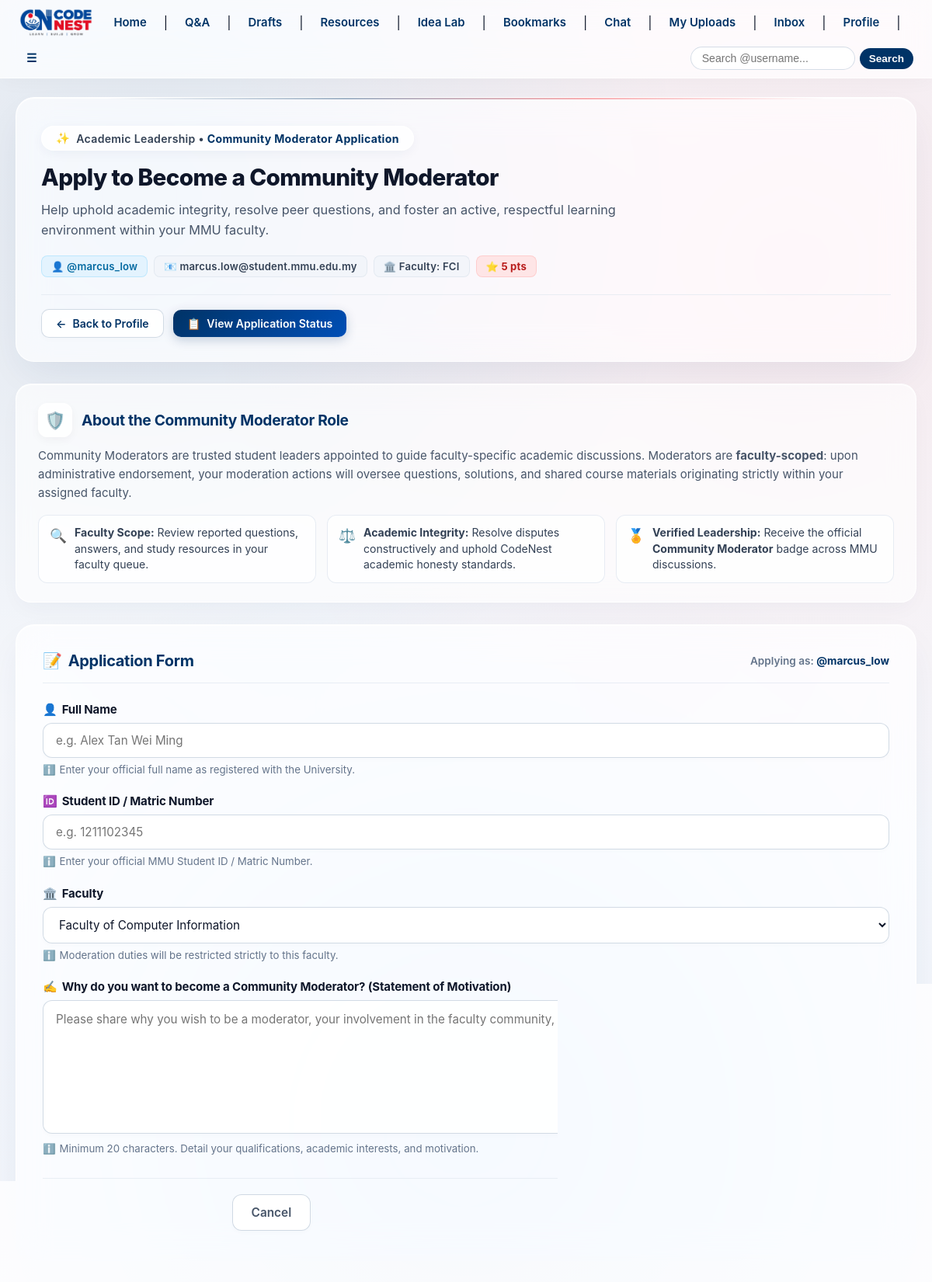
/moderator/apply (signed in), run on the app's committed database.
### models.py (models this page shows, shortened)
class User(UserMixin, db.Model):
    __tablename__ = 'users'
    __table_args__ = (
        db.CheckConstraint(f"faculty IN {tuple(FACULTY_CODES)}", name='ck_user_faculty_valid'),
    )
    id = db.Column(db.Integer, primary_key=True)
    username = db.Column(db.String(50), unique=True, nullable=False)
    email = db.Column(db.String(120), unique=True, nullable=False)
    password_hash = db.Column(db.String(256), nullable=False)
    role = db.Column(db.String(30), nullable=False, default='Student')
    faculty = db.Column(db.String(10), nullable=False, default=FACULTY_CODES[0])
    verification_code = db.Column(db.String(6), nullable=True)
    is_verified = db.Column(db.Boolean, default=False)
    is_banned = db.Column(db.Boolean, default=False, nullable=False)
    suspended_until = db.Column(db.DateTime, nullable=True)
    suspension_reason = db.Column(db.String(255), nullable=True)
    verification_code_created_at = db.Column(db.DateTime, nullable=True)
    verification_attempts = db.Column(db.Integer, default=0, nullable=False)
    verification_resend_available_at = db.Column(db.DateTime, nullable=True)
    failed_login_attempts = db.Column(db.Integer, default=0, nullable=False)
    locked_until = db.Column(db.DateTime, nullable=True)
    reset_code = db.Column(db.String(6), nullable=True)
    reset_code_created_at = db.Column(db.DateTime, nullable=True)
    reset_attempts = db.Column(db.Integer, default=0, nullable=False)
    reset_resend_available_at = db.Column(db.DateTime, nullable=True)
    bio = db.Column(db.String(500), nullable=True)
    profile_pic = db.Column(db.String(255), nullable=True)
    contact_email = db.Column(db.String(120), nullable=True)
    github_url = db.Column(db.String(200), nullable=True)
    linkedin_url = db.Column(db.String(200), nullable=True)
    website_url = db.Column(db.String(200), nullable=True)
    require_follow_approval = db.Column(db.Boolean, default=False, nullable=False)
    contact_email_privacy = db.Column(db.String(20), default='private', nullable=False)  # 'all', 'followers', 'private'
    social_links_privacy = db.Column(db.String(20), default='all', nullable=False)      # 'all', 'followers', 'private'
    created_at = db.Column(db.DateTime, default=lambda: datetime.now(timezone.utc))
    def is_student(self):
        return bool(self.role and self.role.strip().lower() == 'student')
    def is_professor(self):
        return bool(self.role and self.role.strip().lower() == 'professor')
    @property
    def reputation_points(self):
        return sum(ans.total_points for ans in self.answers)
    @property
    def has_pending_moderator_application(self):
        return any(app.status == 'pending' for app in self.moderator_applications)
    def is_suspended(self):
        return False
    def get_suspension_status(self):
        if self.is_suspended():
            return True, self.suspended_until, self.suspension_reason
        return False, None, None
    @property
    def unread_warnings_count(self):
        return sum(1 for w in self.warnings_received if not w.is_read)
    @property
    def unread_notifications_count(self):
        return Notification.query.filter_by(user_id=self.id, is_read=False).count()
    @property
    def total_unread_chats_count(self):
        return ChatMessage.query.filter_by(recipient_id=self.id, is_read=False).count()

### app.py (the view, shortened to what this page needs)
@app.route('/moderator/apply', methods=['GET', 'POST'])
@login_required
def moderator_apply():
    if not current_user.is_student():
        flash('Only students can apply to become a Community Moderator.', 'warning')
        return redirect(url_for('dashboard'))
    if current_user.has_pending_moderator_application:
        flash('You already have a pending moderator application. Please wait for an administrator to review it.', 'info')
        return redirect(url_for('moderator_status'))
    form = ModeratorApplicationForm()
    if request.method == 'GET':
        form.faculty.data = current_user.faculty
    return render_template('moderator_apply.html', form=form)

### forms.py
class ModeratorApplicationForm(FlaskForm):
    full_name = StringField('Full Name', validators=[
        DataRequired(message='Full name is required.'),
        Length(min=2, max=100, message='Full name must be between 2 and 100 characters.')
    ])
    matric_number = StringField('Student ID / Matric Number', validators=[
        DataRequired(message='Student ID / Matric number is required.'),
        Length(min=5, max=30, message='Student ID must be between 5 and 30 characters.')
    ])
    faculty = SelectField('Faculty', choices=FACULTIES, validators=[DataRequired()])
    reason = TextAreaField('Why do you want to become a Community Moderator? (Statement of Motivation)', validators=[
        DataRequired(message='Please explain why you want to become a moderator.'),
        Length(min=20, max=2000, message='Your statement must be between 20 and 2000 characters.'),
        NoProfanity()
    ])
    submit = SubmitField('Submit Application')

### app.py (called while the page is built, shortened)
@login_manager.user_loader
def load_user(user_id):
    return db.session.get(User, int(user_id))

@app.context_processor
def inject_global_vars():
    return {
        'app_name': 'CodeNest',
        'current_year': datetime.now(timezone.utc).year
    }

@app.context_processor
def inject_global_vars():
    return dict(app_name="Codenest")

@app.before_request
def check_account_restrictions():
    if current_user.is_authenticated:
        try:
            db.session.refresh(current_user)
        except Exception:
            pass
        is_restricted = False
        message = ""
        if current_user.is_banned:
            is_restricted = True
            message = "This account has been permanently banned from CodeNest."
        else:
            is_susp, susp_date, susp_reason = current_user.get_suspension_status()
            if is_susp:
                is_restricted = True
                date_str = susp_date.strftime('%Y-%m-%d %H:%M UTC') if hasattr(susp_date, 'strftime') else str(susp_date)
                reason_str = f" Reason: {susp_reason}" if susp_reason else ""
                message = f"Your account is temporarily suspended until {date_str}.{reason_str}"

### models.py (called while the page is built)
    @property
    def professor_marks(self):
        return [m for m in self.best_marks if m.user and m.user.is_professor()]

    @property
    def student_marks(self):
        return [m for m in self.best_marks if m.user and not m.user.is_professor()]

    @property
    def professor_marks_count(self):
        return len(self.professor_marks)

### templates/moderator_apply.html (shortened to what this page needs)
{% extends "base.html" %}
{% block content %}
<div class="glass-hero-mod">
    <div>
        <div class="glass-badge">
            <span class="badge-sparkle">✨</span>
            <span>Academic Leadership &bull; <span class="badge-highlight">Community Moderator Application</span></span>
        </div>
    </div>
    <h1 class="hero-title">Apply to Become a Community Moderator</h1>
    <p class="hero-subtitle">
        Help uphold academic integrity, resolve peer questions, and foster an active, respectful learning environment within your MMU faculty.
    </p>
    <div class="user-chip-bar">
        <span class="user-chip chip-role">👤 @{{ current_user.username }}</span>
        <span class="user-chip chip-faculty">📧 {{ current_user.email }}</span>
        <span class="user-chip chip-faculty">🏛️ Faculty: {{ current_user.faculty or 'MMU' }}</span>
        <span class="user-chip chip-pts">⭐ {{ current_user.reputation_points }} pts</span>
    </div>
    <div class="top-actions-bar">
        <a href="{{ url_for('public_profile', username=current_user.username) }}" class="btn-glass-nav outline">
            <span>&larr;</span>
            <span>Back to Profile</span>
        </a>
        <a href="{{ url_for('moderator_status') }}" class="btn-glass-nav solid">
            <span>📋</span>
            <span>View Application Status</span>
        </a>
    </div>
</div>
<div class="role-info-card">
    <div class="role-info-header">
        <div class="role-icon-orb">🛡️</div>
        <h2 class="role-info-title">About the Community Moderator Role</h2>
    </div>
    <p class="role-info-text">
        Community Moderators are trusted student leaders appointed to guide faculty-specific academic discussions.
        Moderators are <strong>faculty-scoped</strong>: upon administrative endorsement, your moderation actions will oversee questions, solutions, and shared course materials originating strictly within your assigned faculty.
    </p>
    <div class="role-perks-grid">
        <div class="role-perk-item">
            <span class="role-perk-icon">🔍</span>
            <span><strong>Faculty Scope:</strong> Review reported questions, answers, and study resources in your faculty queue.</span>
        </div>
        <div class="role-perk-item">
            <span class="role-perk-icon">⚖️</span>
            <span><strong>Academic Integrity:</strong> Resolve disputes constructively and uphold CodeNest academic honesty standards.</span>
        </div>
        <div class="role-perk-item">
            <span class="role-perk-icon">🏅</span>
            <span><strong>Verified Leadership:</strong> Receive the official <strong>Community Moderator</strong> badge across MMU discussions.</span>
        </div>
    </div>
</div>
<div class="glass-form-card">
    <div class="form-header-bar">
        <h2 class="form-header-title">
            <span>📝</span>
            <span>Application Form</span>
        </h2>
        <span style="font-size: 0.85rem; color: #64748b; font-weight: 600;">
            Applying as: <strong style="color: #003366;">@{{ current_user.username }}</strong>
        </span>
    </div>
    <form method="POST" action="{{ url_for('moderator_apply') }}">
        <div class="form-group">
            <label class="form-label" for="full_name">
                <span>👤</span>
                <span>Full Name</span>
            </label>
            {{ form.full_name(class="glass-input", placeholder="e.g. Alex Tan Wei Ming", id="full_name") }}
            <div class="form-hint">
                <span>ℹ️</span>
                <span>Enter your official full name as registered with the University.</span>
            </div>
        </div>
        <div class="form-group">
            <label class="form-label" for="matric_number">
                <span>🆔</span>
                <span>Student ID / Matric Number</span>
            </label>
            {{ form.matric_number(class="glass-input", placeholder="e.g. 1211102345", id="matric_number") }}
            <div class="form-hint">
                <span>ℹ️</span>
                <span>Enter your official MMU Student ID / Matric Number.</span>
            </div>
        </div>
        <div class="form-group">
            <label class="form-label" for="faculty">
                <span>🏛️</span>
                <span>Faculty</span>
            </label>
            {{ form.faculty(class="glass-select", id="faculty") }}
            <div class="form-hint">
                <span>ℹ️</span>
                <span>Moderation duties will be restricted strictly to this faculty.</span>
            </div>
        </div>
        <div class="form-group">
            <label class="form-label" for="reason">
                <span>✍️</span>
                <span>Why do you want to become a Community Moderator? (Statement of Motivation)</span>
            </label>
            {{ form.reason(class="glass-textarea", rows="6", placeholder="Please share why you wish to be a moderator, your involvement in the faculty community, and any relevant experience...", id="reason") }}
            <div class="form-hint">
                <span>ℹ️</span>
                <span>Minimum 20 characters. Detail your qualifications, academic interests, and motivation.</span>
            </div>
        </div>
        <div class="btn-form-group">
            <button type="submit" name="submit" value="Submit Application" class="btn-modern-primary">
                <span>🚀</span>
                <span>Submit Application</span>
            </button>
            <a href="{{ url_for('public_profile', username=current_user.username) }}" class="btn-modern-secondary">
                <span>Cancel</span>
            </a>
        </div>
    </form>
</div>
{% endblock %}

### templates/base.html (style rules this page uses)
* { box-sizing: border-box; }
body { font-family: -apple-system, BlinkMacSystemFont, "Segoe UI", Roboto, "Helvetica Neue", Arial, sans-serif; margin: 0; padding: 0; color: #0f172a; background: radial-gradient(circle at 15% 15%, rgba(0, 51, 102, 0.09) 0%, transparent 40%), radial-gradient(circle at 85% 20%, rgba(237, 28, 36, 0.07) 0%, transparent 45%), radial-gradient(circle at 50% 85%, rgba(0, 79, 182, 0.08) 0%, transparent 50%), #f6f8fc; background-attachment: fixed; min-height: 100vh; }
.content-wrap h2 { color: #003366; letter-spacing: -0.3px; }
.content-wrap :where(input, select, textarea) { padding: 9px 12px; border: 1px solid rgba(0,51,102,0.15); border-radius: 10px; background: rgba(255,255,255,0.8); font: inherit; color: inherit; }
.content-wrap :where(button, input[type="submit"]) { padding: 10px 18px; border: 0; border-radius: 12px; background: linear-gradient(135deg,#003366,#004FB6); color: #fff; font-weight: 700; cursor: pointer; transition: transform .2s ease, box-shadow .2s ease; }

### data on the page
User: username "marcus_low", email "marcus.low@student.mmu.edu.my", faculty "FCI", faculty "Faculty of Computer Information"
User: reputation_points "5"
